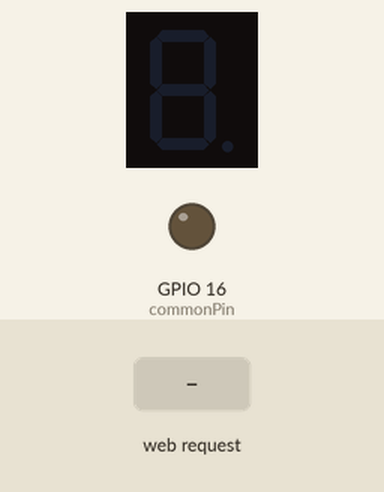
This sketch was run on a simulated ESP32. On the bench: 1-digit seven-segment display, output pins drawn as LEDs (lit = HIGH). Wiring (inferred from the names in the program): 1-digit 7-segment display, segments lit when HIGH: segments GPIO 32, GPIO 33, GPIO 25, GPIO 26, GPIO 27, GPIO 14, GPIO 12. The inputs (shaded band) are chosen by the test bench. WiFi joins after 1.5 s; servers stay silent unless stated; the segment pins are drawn as the display they are named for; pins used as bus, display or sensor lines are not drawn; what the sketch prints to the serial monitor is not drawn.

Above: at 12.2 s.
12.3 s: HTTP request GET /?direction=F received
At 12.7 s:
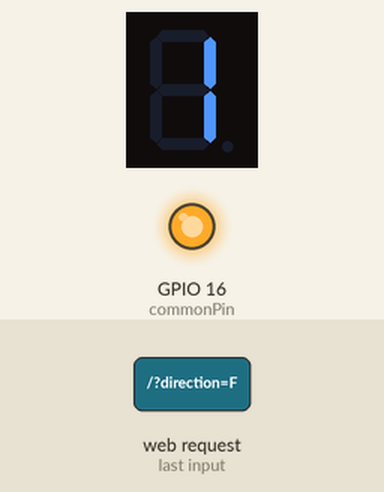
13.8 s: HTTP request GET /?direction=B received
At 15.0 s:
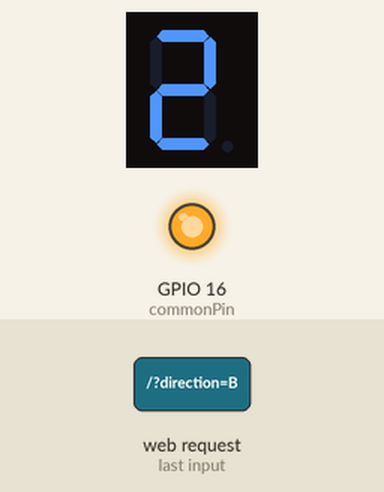
15.3 s: HTTP request GET /?direction=R received
At 16.1 s:
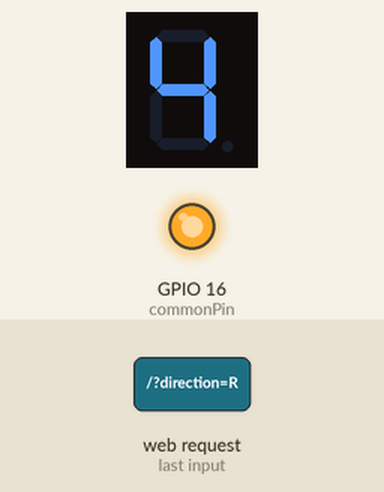
16.8 s: HTTP request GET /?direction=L received
At 17.3 s:
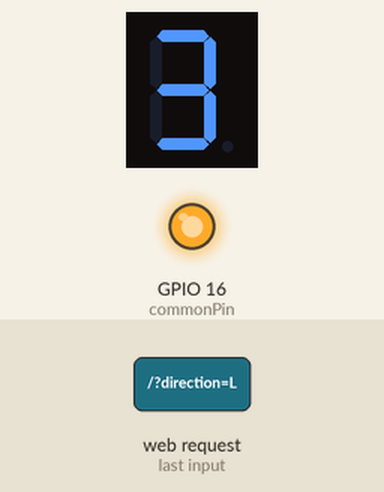
Timing chart, 0 to 19.3 s (numbered marks = the images above; inputs shaded):
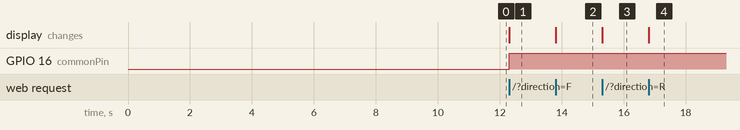

Measured:
- after the input at 12.3 s, GPIO 16 (commonPin): LOW → HIGH at once; the display: changes at once (image 1)
- after the input at 13.8 s, the display: changes at once (image 2)
- after the input at 15.3 s, the display: changes at once (image 3)
- after the input at 16.8 s, the display: changes at once (image 4)

The sketch:

main.ino
```cpp
#include <WiFi.h>
#include <WebServer.h>

WebServer server(80);

const char* ssid = "ARUN_KUMAR";
const char* password = "arunkumar";

String direction = "";

/* Seven-Segment Display Pins */
const int segmentPins[] = {32, 33, 25, 26, 27, 14, 12}; // Adjust the pin numbers for your setup
const int commonPin = 16; // Adjust the pin number for your setup

void setup() {
  Serial.begin(115200);
  Serial.println("GPIO test!");

  /* Connect to WiFi */
  connectingToWiFi();

  server.on("/", handleRequest);
  server.onNotFound(handleRequest);

  /* Start Server */
  server.begin();
  Serial.println("Server started");

  /* Initialize Seven-Segment Display Pins */
  for (int i = 0; i < 7; i++) {
    pinMode(segmentPins[i], OUTPUT);
  }
  pinMode(commonPin, OUTPUT);
}

void loop() {
  /* Handle Request */
  server.handleClient();
  String direction = server.arg("direction");
  Serial.println(direction);

  if (direction == "F") {
    displayNumber(1); /* Display "1" on seven-segment display */
  } else if (direction == "B") {
    displayNumber(2); /* Display "2" on seven-segment display */
  } else if (direction == "R") {
    displayNumber(4); /* Display "4" on seven-segment display */
  } else if (direction == "L") {
    displayNumber(3); /* Display "3" on seven-segment display */
  } else if (direction == "S") {
    displayNumber(0); /* Display "0" on seven-segment display */
  }
}

void handleRequest() {
  if (server.hasArg("direction")) {
    Serial.println(server.arg("direction"));
  }
  server.send(200, "text/html", "");
  delay(1);
}

void connectingToWiFi() {
  delay(3000);
  WiFi.disconnect();
  delay(1000);
  Serial.println("Connecting to WiFi");
  WiFi.begin(ssid, password);
  while (!(WiFi.status() == WL_CONNECTED)) {
    delay(1000);
    Serial.print(".");
  }
  Serial.println("Connected");
  Serial.println("Local IP is: ");
  Serial.print(WiFi.localIP().toString());
  delay(5000);
}

/* Display Number on Seven-Segment Display (Common Anode) */
void displayNumber(int number) {
  // Define the seven-segment patterns for each number (common anode)
  const int digitPatterns[10][7] = {
    {0, 0, 0, 0, 0, 0, 1}, // 0
    {1, 0, 0, 1, 1, 1, 1}, // 1
    {0, 0, 1, 0, 0, 1, 0}, // 2
    {0, 0, 0, 0, 1, 1, 0}, // 3
    {1, 0, 0, 1, 1, 0, 0}, // 4
    {0, 1, 0, 0, 1, 0, 0}, // 5
    {0, 1, 0, 0, 0, 0, 0}, // 6
    {0, 0, 0, 1, 1, 1, 1}, // 7
    {0, 0, 0, 0, 0, 0, 0}, // 8
    {0, 0, 0, 0, 1, 0, 0}  // 9
  };

  // Check if the number is within the valid range
  if (number >= 0 && number <= 9) {
    // Set the segment pin states based on the digit pattern
    for (int i = 0; i < 7; i++) {
      digitalWrite(segmentPins[i], !digitPatterns[number][i]); // Invert the pattern for common anode
    }
  }

  // Enable the common pin to display the number
  digitalWrite(commonPin, HIGH); // Set common pin LOW for common anode
}
```
